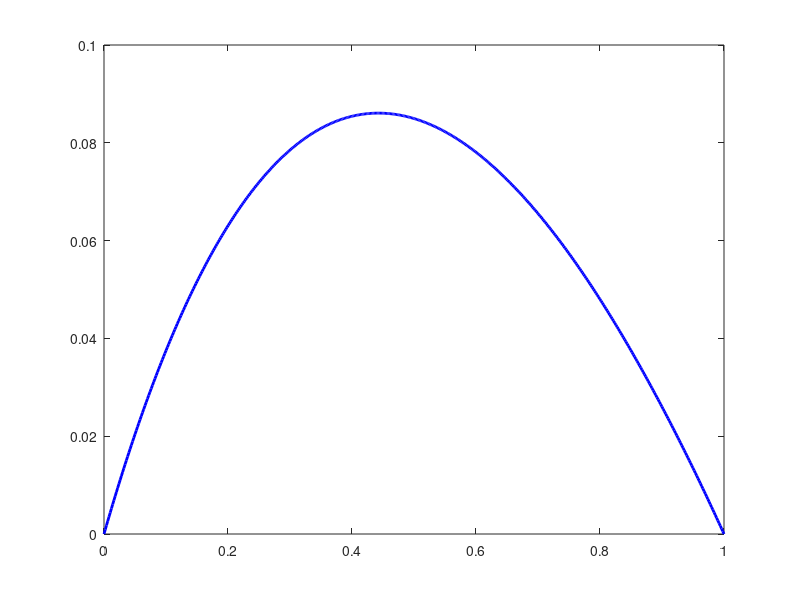

The MATLAB script that drew this image: (Note: this script raises an error after producing the figure.)
% demo of the finite element method for the problem -((1+x)u')' = 1

N = 8;
h = 1/(N+1);
x = [1:N]*h;

%%
% construct the stiffness matrix (integrals done by hand)

maindiag = 2/h*((1:N)*h + 1);
offdiag = -((1:N-1) + 1/h + 1/2);
K = diag(maindiag) + diag(offdiag,1) + diag(offdiag,-1);

% construct the load vector (integrals done by hand)
% b = exp(x(:))/h*(exp(h)+exp(-h)-2); % f for solution #1
% b = h*exp(x(:)); % FD load for solution #1
b = ones(N,1)*h; % f for solution #2 and #3

% solve for expansion coefficients of Galerkin approximation
b(1) = b(1) + (h-2)/(2*h);
b(N) = b(N) + 2/h;
c = K\b;

%%
% plot the true solution
xx = linspace(0,1,500)';     % finely spaced points between 0 and 1.
% u = -exp(xx) + (exp(1)-1)*xx + 1;      % true solution #1
% u = .5*xx.*(1-xx);      % true solution #2
u = log(1+xx)/log(2) - xx; %true solution #3

figure(1), clf
plot(xx, u, 'b-','linewidth',2)
hold on

% plot the approximation solution
uN = zeros(size(xx));
for j=1:N
    uN = uN + c(j)*hat(xx,j,N);
end
plot(xx, uN, 'r-','linewidth',2)

set(gca,'fontsize',16)
xlabel('x')
legend('true solution', 'u_N(x)')
title(sprintf('N = %d', N))
%%
figure(2)
% plot the error in the solution for this N
plot(xx, u-uN, 'r-','linewidth',2)
set(gca,'fontsize',16)
xlabel('x')
ylabel(' u(x) - u_N(x)')

% approximate the maximum error for this value of N
maxerr = max(abs(u - uN));
title(['Max error = ' num2str(maxerr)])
